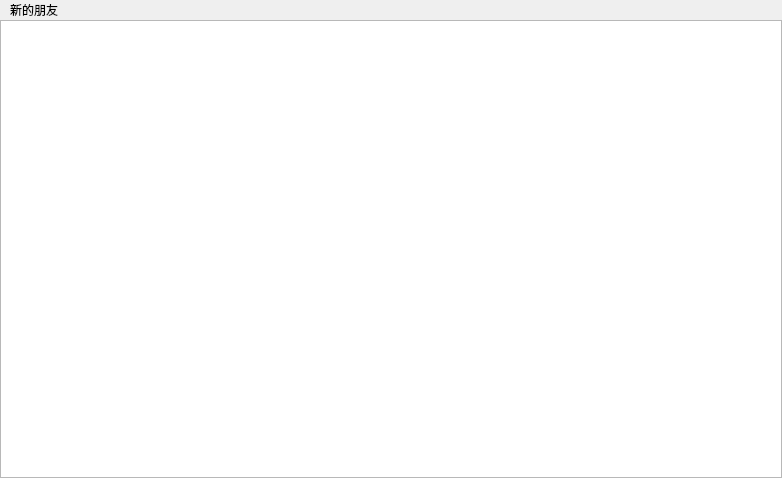
<?xml version="1.0" encoding="UTF-8"?>
<ui version="4.0">
 <class>ApplyFriendPage</class>
 <widget class="QWidget" name="ApplyFriendPage">
  <property name="geometry">
   <rect>
    <x>0</x>
    <y>0</y>
    <width>782</width>
    <height>478</height>
   </rect>
  </property>
  <property name="windowTitle">
   <string>Form</string>
  </property>
  <layout class="QVBoxLayout" name="verticalLayout">
   <property name="spacing">
    <number>0</number>
   </property>
   <property name="leftMargin">
    <number>0</number>
   </property>
   <property name="topMargin">
    <number>0</number>
   </property>
   <property name="rightMargin">
    <number>0</number>
   </property>
   <property name="bottomMargin">
    <number>0</number>
   </property>
   <item>
    <widget class="QWidget" name="friend_apply_wid" native="true">
     <layout class="QHBoxLayout" name="horizontalLayout">
      <property name="spacing">
       <number>0</number>
      </property>
      <property name="leftMargin">
       <number>0</number>
      </property>
      <property name="topMargin">
       <number>0</number>
      </property>
      <property name="rightMargin">
       <number>0</number>
      </property>
      <property name="bottomMargin">
       <number>0</number>
      </property>
      <item>
       <spacer name="horizontalSpacer_2">
        <property name="orientation">
         <enum>Qt::Orientation::Horizontal</enum>
        </property>
        <property name="sizeType">
         <enum>QSizePolicy::Policy::Fixed</enum>
        </property>
        <property name="sizeHint" stdset="0">
         <size>
          <width>10</width>
          <height>20</height>
         </size>
        </property>
       </spacer>
      </item>
      <item>
       <widget class="QLabel" name="friend_apply_lb">
        <property name="text">
         <string>新的朋友</string>
        </property>
       </widget>
      </item>
     </layout>
    </widget>
   </item>
   <item>
    <widget class="QWidget" name="widget_2" native="true">
     <layout class="QVBoxLayout" name="verticalLayout_2">
      <property name="spacing">
       <number>0</number>
      </property>
      <property name="leftMargin">
       <number>0</number>
      </property>
      <property name="topMargin">
       <number>0</number>
      </property>
      <property name="rightMargin">
       <number>0</number>
      </property>
      <property name="bottomMargin">
       <number>0</number>
      </property>
      <item>
       <widget class="ApplyFriendList" name="apply_friend_list"/>
      </item>
     </layout>
    </widget>
   </item>
  </layout>
 </widget>
 <customwidgets>
  <customwidget>
   <class>ApplyFriendList</class>
   <extends>QListWidget</extends>
   <header location="global">applyfriendlist.h</header>
  </customwidget>
 </customwidgets>
 <resources/>
 <connections/>
</ui>
